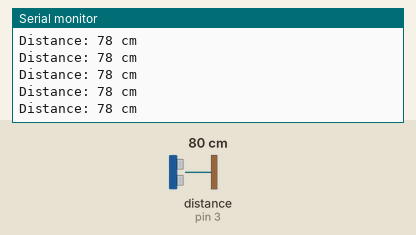
A sketch run on a simulated Arduino Uno, built with avr-gcc and run on an emulated ATmega328P. On the bench: the last lines printed to the serial monitor. Wiring (inferred from the names in the program): ultrasonic range finder: trigger pin 2; echo pin 3. The inputs (shaded band) are chosen by the test bench; at power-on: distance to the obstacle (sensor on pin 3) 80 cm. The echo pulse lasts 58.3 µs per cm.

Above: at 1.9 s.
2.0 s: distance to the obstacle (sensor on pin 3) set to 2 cm
At 3.32 s:
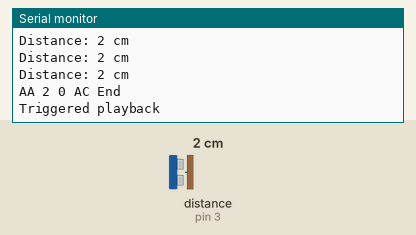
4.6 s: distance to the obstacle (sensor on pin 3) set to 4 cm
At 4.72 s:
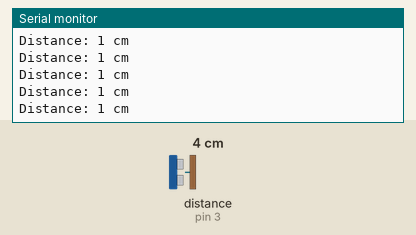
Timing chart, 0 to 7.6 s (numbered marks = the images above; inputs shaded):
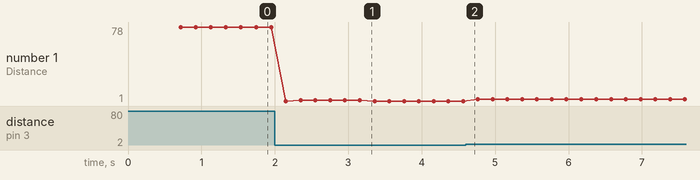

The sketch:

chatre.ino
```cpp
#include <SoftwareSerial.h>

// DFPlayer on SoftwareSerial (pins 5 = RX, 6 = TX)
SoftwareSerial mySerial(5, 6); // RX, TX

// Ultrasonic sensor pins
const int trigPin = 2;
const int echoPin = 3;

// Playback timing
unsigned long playbackStartTime = 0;
unsigned long playbackDuration = 10000; // 10 seconds
unsigned long lastTriggerTime = 0;
unsigned long debounceDelay = 3000; // Optional delay between triggers
bool isPlaying = false;

// DFPlayer command variables
byte command[6];
byte commandLength;
int checkSum = 0;

void sendCommand() {
  for (int q = 0; q < commandLength; q++) {
    mySerial.write(command[q]);
    Serial.print(command[q], HEX);
    Serial.print(" ");
  }
  Serial.println("End");
}

// Set volume (0–31)
void setVolume(byte vol) {
  command[0] = 0xAA;
  command[1] = 0x13;
  command[2] = 0x01;
  command[3] = vol;
  checkSum = 0;
  for (int q = 0; q < 4; q++) checkSum += command[q];
  command[4] = lowByte(checkSum);
  commandLength = 5;
  sendCommand();
}

// Set random playback mode
void setRandomMode() {
  command[0] = 0xAA;
  command[1] = 0x18;
  command[2] = 0x01;
  command[3] = 0x03; // Random mode
  checkSum = 0;
  for (int q = 0; q < 4; q++) checkSum += command[q];
  command[4] = lowByte(checkSum);
  commandLength = 5;
  sendCommand();
}

// Play a track (random mode will randomly pick one)
void playTrack() {
  command[0] = 0xAA;
  command[1] = 0x02;
  command[2] = 0x00;
  command[3] = 0xAC;
  commandLength = 4;
  sendCommand();
}

// Stop playback
void stopPlayback() {
  command[0] = 0xAA;
  command[1] = 0x03;
  command[2] = 0x00;
  command[3] = 0xAD;
  commandLength = 4;
  sendCommand();
}

// Measure distance using ultrasonic sensor
long getDistance() {
  digitalWrite(trigPin, LOW);
  delayMicroseconds(2);
  digitalWrite(trigPin, HIGH);
  delayMicroseconds(10);
  digitalWrite(trigPin, LOW);

  long duration = pulseIn(echoPin, HIGH, 25000); // 25ms timeout
  long distance = duration * 0.034 / 2;
  return distance;
}

void setup() {
  Serial.begin(115200);
  mySerial.begin(9600);

  pinMode(trigPin, OUTPUT);
  pinMode(echoPin, INPUT);

  Serial.println("System Initialized");

  delay(500); // Allow DFPlayer to boot

  setVolume(17);      // Set desired volume
  delay(100);
  setRandomMode();    // Enable random playback
  delay(100);
}

void loop() {
  long distance = getDistance();
  Serial.print("Distance: ");
  Serial.print(distance);
  Serial.println(" cm");

  unsigned long currentMillis = millis();

  // Trigger playback on close proximity
  if (distance > 0 && distance < 20) {
    if (currentMillis - lastTriggerTime > debounceDelay) {
      playTrack();
      Serial.println("Triggered playback");
      playbackStartTime = currentMillis;
      lastTriggerTime = currentMillis;
      isPlaying = true;
    }
  }

  // Stop after 10 seconds of playback
  if (isPlaying && (currentMillis - playbackStartTime >= playbackDuration)) {
    stopPlayback();
    Serial.println("Playback stopped after 10 seconds");
    isPlaying = false;
  }

  delay(200);
}
```

Measured:
- after the input at 2.0 s, the serial monitor: prints a new line after 0.15 s (image 1)
- plotted number 1: 1 → 3 after the input at 4.6 s
